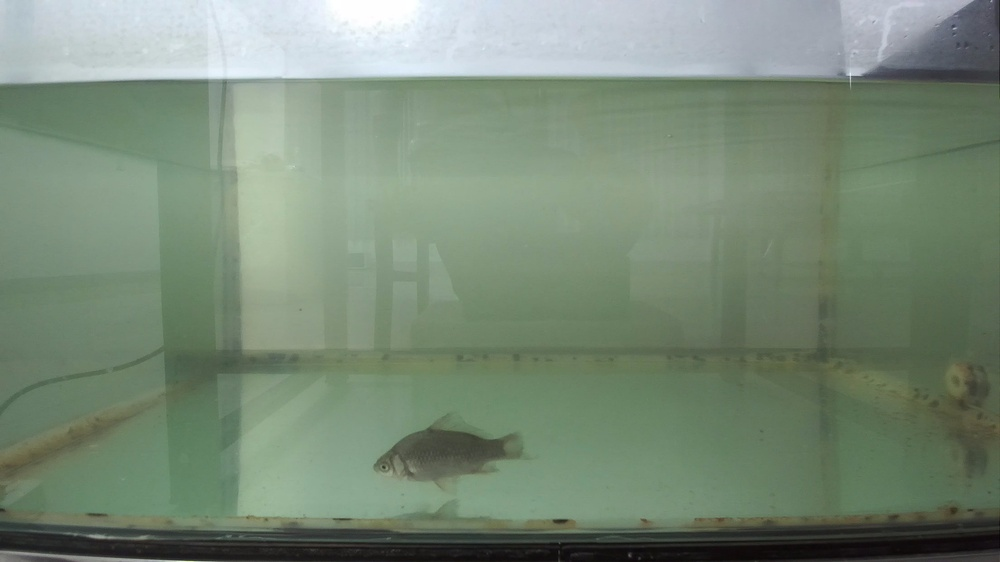
#> input picture 1_left.jpg, 1000 x 562 px, shrunk from 2208 x 1242 before the run, found by its file name
$ python new.py
#> lines starting #> are read from the running program, lines starting #| are printed output that depends on the picture
import cv2
import numpy as np

# [28 lines of commented-out code are left out]
img_left = cv2.imread('1_left.jpg', cv2.IMREAD_GRAYSCALE)
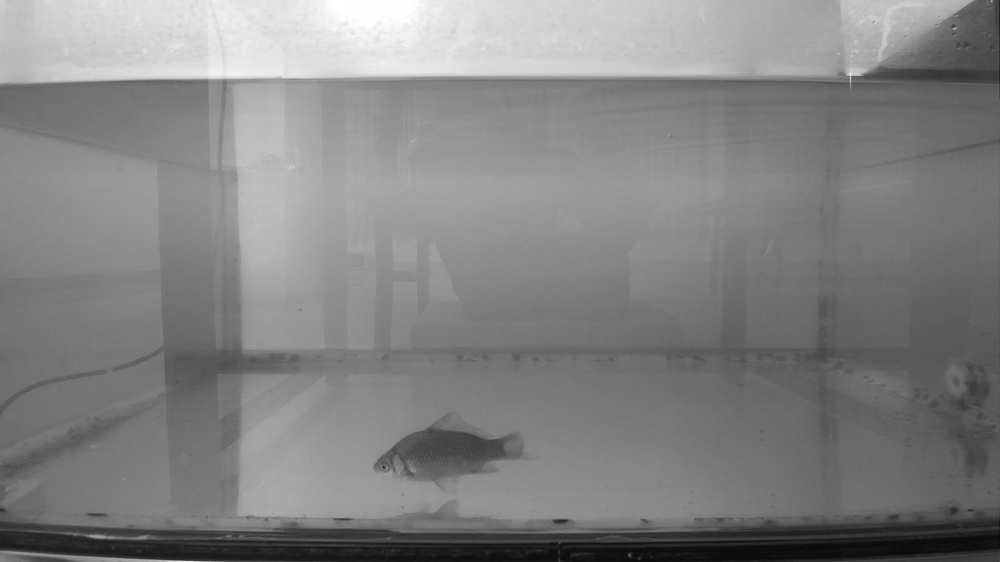
#> img_left: shape (562, 1000); min 7, max 255, mean 130.9
img_right = cv2.imread('1_right.jpg', cv2.IMREAD_GRAYSCALE)
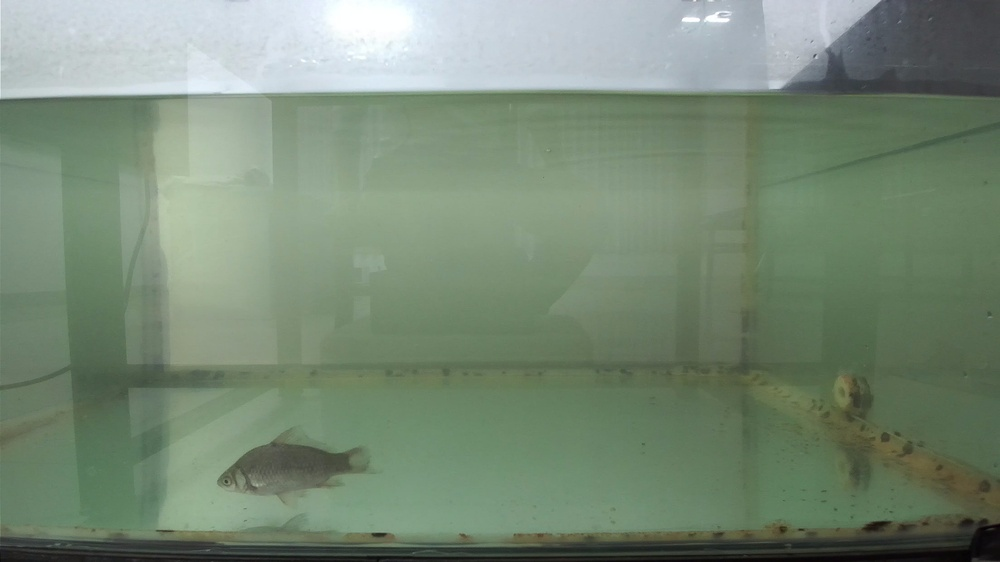
#> input picture 1_right.jpg, 1000 x 562 px, shrunk from 2208 x 1242 before the run, found by its file name
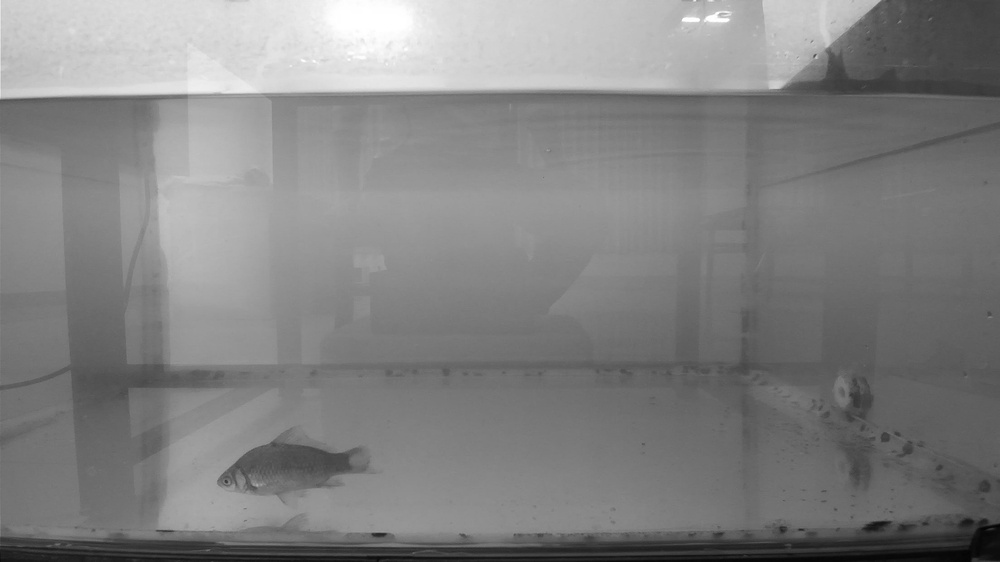
#> img_right: shape (562, 1000); min 2, max 255, mean 130.4

# 创建 StereoBM 对象
stereo = cv2.StereoBM_create(numDisparities=16, blockSize=15)

# 计算视差图
disparity = stereo.compute(img_left, img_right)
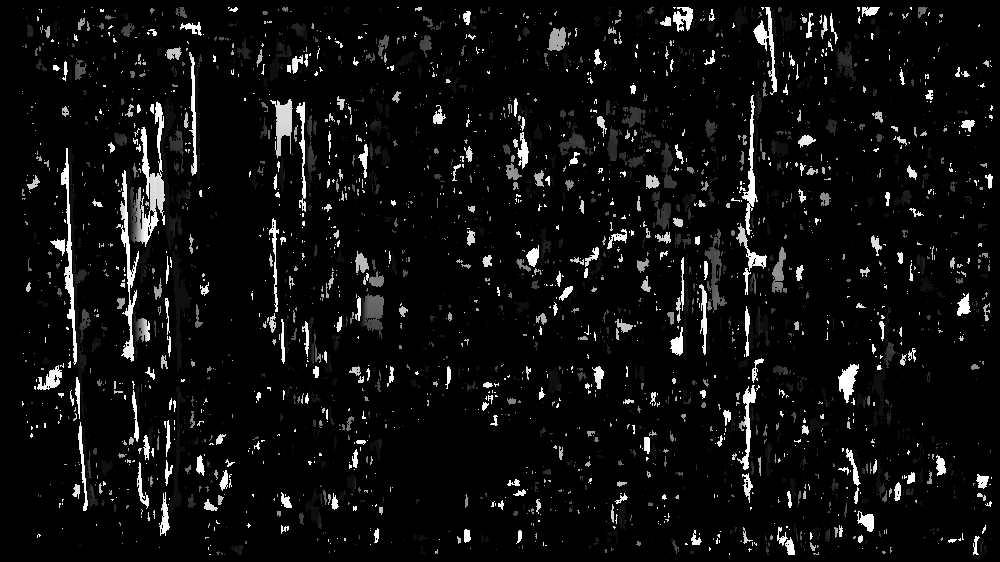
#> disparity: shape (562, 1000) int16; min -16, max 240, mean -0.8; drawn with min black and max white

# 保存视差图
cv2.imwrite('disparity.png', disparity)
